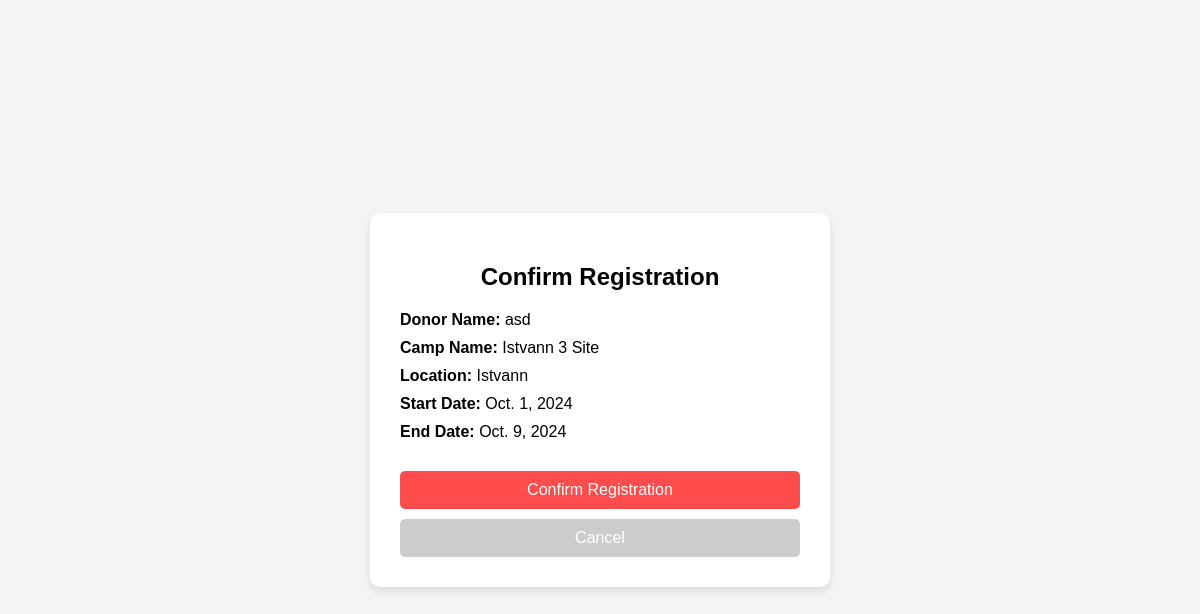
Page /registerCamp/1/ (signed in) on the committed database.
### mini/models.py (models this page shows, shortened)
class Donor(models.Model):
    name = models.CharField(max_length=50,blank=False)
    id = models.IntegerField(primary_key=True,blank=False)
    passwrd = models.CharField(blank=False,max_length=225,default=make_password('LUPERCAL'))
    dob = models.DateField(blank=False)
    weight = models.IntegerField()
    height = models.IntegerField()
    addr = models.CharField(max_length=225)
    blood_type = models.CharField(max_length=3,choices=blood,blank=False)

class Camp(models.Model):
    name = models.CharField(max_length=50,blank=False)
    id = models.IntegerField(primary_key=True,blank=False)
    addr = models.CharField(max_length=225,blank=False)
    loc = models.CharField(max_length=225,blank=False)
    owned = models.ForeignKey(to=Admin,on_delete=models.CASCADE)
    start = models.DateField(blank=False)
    end = models.DateField(blank=False)

### mini/views.py (the view)
# urls.py: path('registerCamp/<int:id>/',views.donor_reg,name='donor_reg'),
def donor_reg(req,id):
    curr_user = req.session.get('user',None)
    curr_camp = models.Camp.objects.filter(id=id)
    if curr_user is None or len(curr_camp)<1: return redirect(reverse('home',kwargs={'error':'Must be logined in'}))
    user = models.Donor.objects.filter(id=curr_user)[0]
    curr_camp=curr_camp[0]
    return reg_form(req,camp=curr_camp,donor=user)

### mini/views.py (called while the page is built)
def reg_form(req,**opt):
    return render(req,'home/donor_reg.html',context=opt)

### mini/templates/home/donor_reg.html (shortened to what this page needs)
<!DOCTYPE html>
<html lang="en">
<head>
</head>
<body>
    <div class="container">
        <h2>Confirm Registration</h2>
        <div class="details">
            <p><strong>Donor Name:</strong> {{ donor.name }}</p>
            <p><strong>Camp Name:</strong> {{ camp.name }}</p>
            <p><strong>Location:</strong> {{ camp.loc }}</p>
            <p><strong>Start Date:</strong> {{ camp.start }}</p>
            <p><strong>End Date:</strong> {{ camp.end }}</p>
        </div>
        <form method="POST" action="{% url 'confirm' donor.id camp.id %}">
            <button type="submit">Confirm Registration</button>
        </form>
        <form action="{% url 'donor_reg' camp.id%}" method="GET">
            <button type="submit" class="cancel-button">Cancel</button>
        </form>
    </div>
</body>
</html>

### mini/templates/home/donor_reg.html (style rules this page uses)
body { font-family: Arial, sans-serif; background-color: #f4f4f4; margin: 0; padding: 0; display: flex; justify-content: center; align-items: center; height: 100vh; }
.container { background-color: white; padding: 30px; border-radius: 10px; box-shadow: 0 4px 8px rgba(0, 0, 0, 0.1); width: 400px; }
h2 { text-align: center; margin-bottom: 20px; }
.details { margin-bottom: 20px; }
.details p { margin: 10px 0; font-size: 16px; }
button { width: 100%; padding: 10px; background-color: #ff4c4c; color: white; border: none; border-radius: 5px; cursor: pointer; font-size: 16px; margin-top: 10px; }
.cancel-button { background-color: #ccc; }

### rows in the picture
Donor: name "asd"
Camp: name "Istvann 3 Site", loc "Istvann", start "Oct. 1, 2024", end "Oct. 9, 2024"
